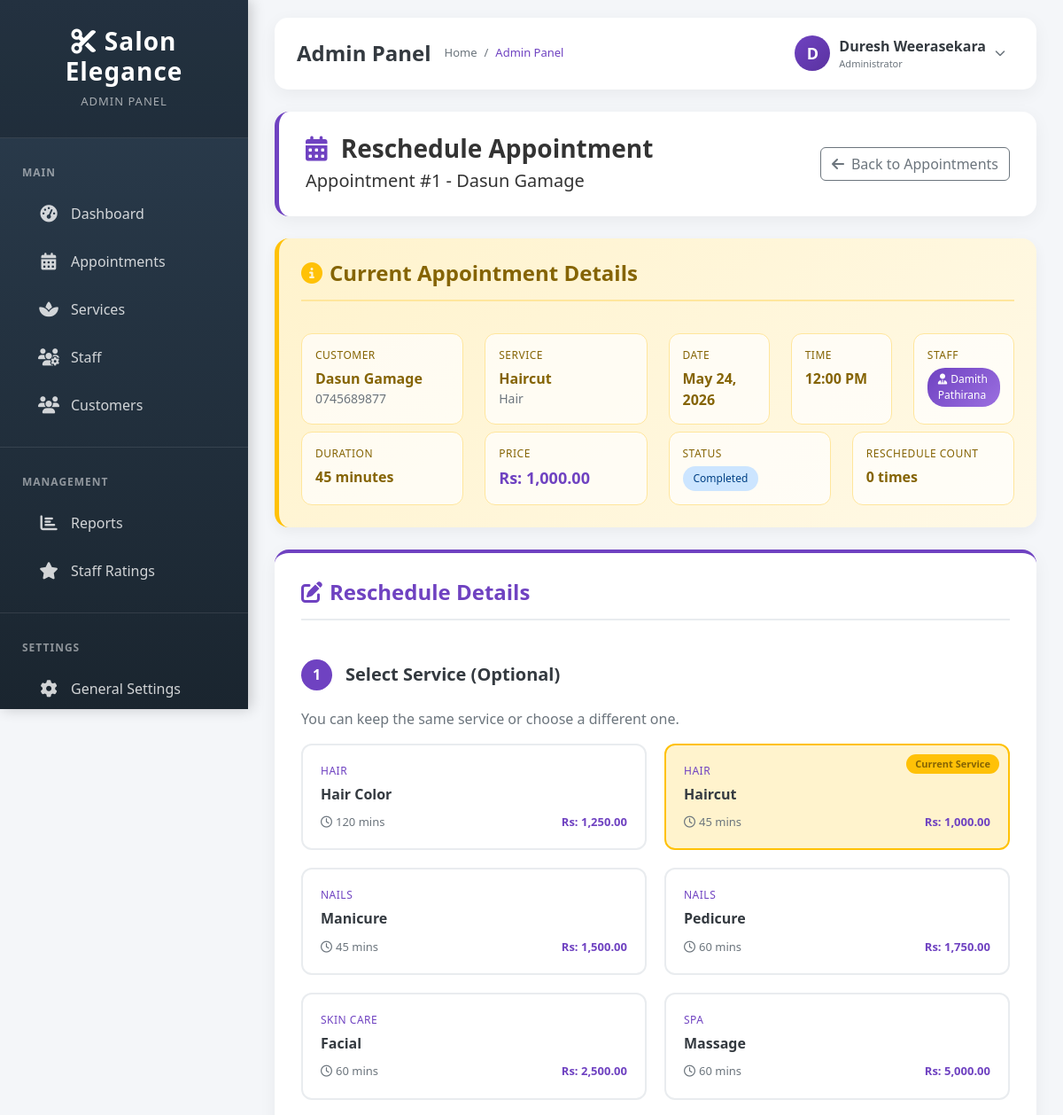
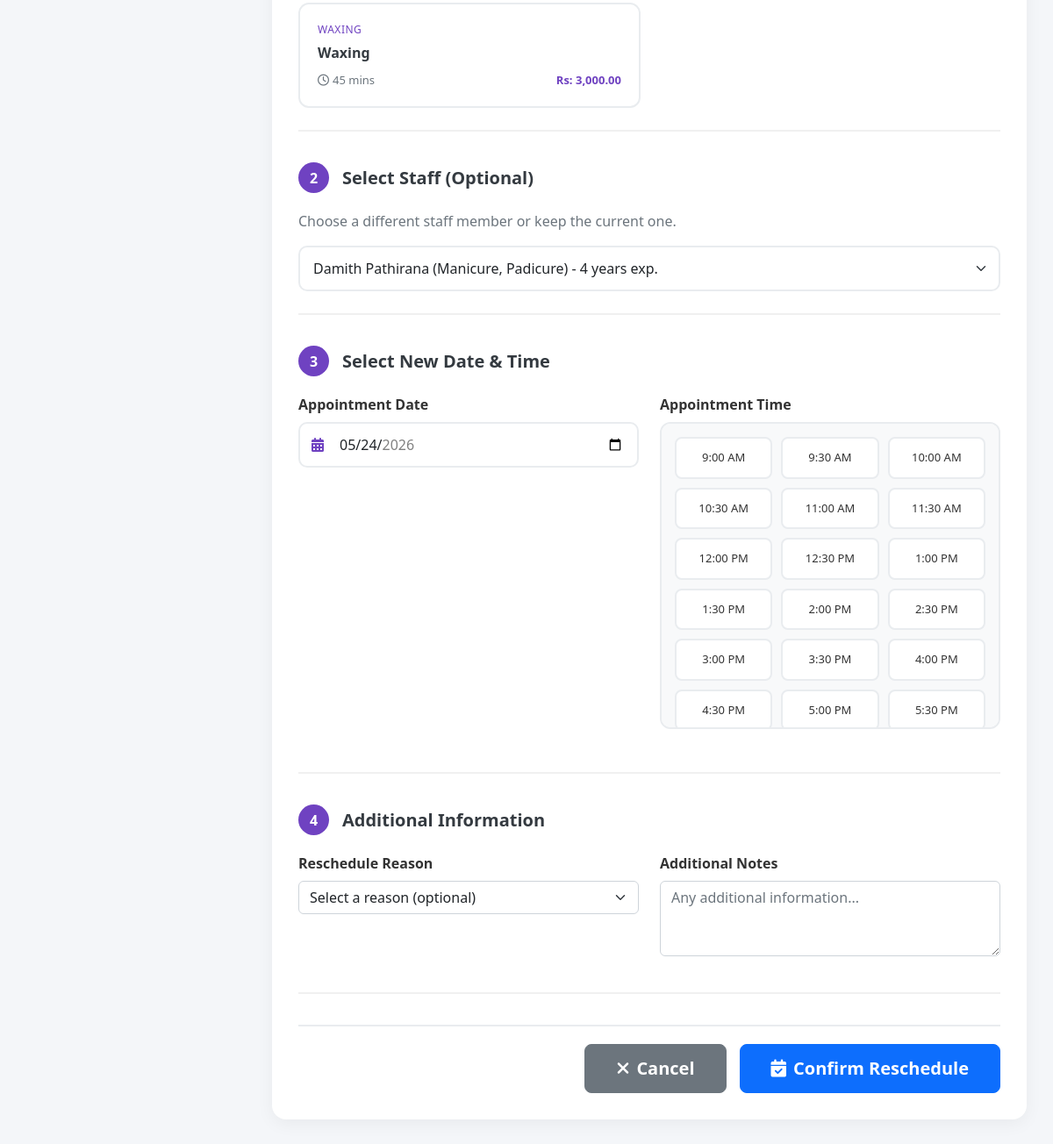
/pages/admin/reschedule-appointment.php?id=1 (signed in), run on the app's committed database (2 pictures, top to bottom).
### tables this page shows
CREATE TABLE `reg` (
  `regID` int(10) NOT NULL,
  `fName` varchar(25) NOT NULL,
  `lName` varchar(25) NOT NULL,
  `email` varchar(50) NOT NULL,
  `contactNo` varchar(10) NOT NULL,
  `password` varchar(64) NOT NULL,
  `password_changed` tinyint(1) DEFAULT 0,
  `regDate` timestamp NOT NULL DEFAULT current_timestamp() ON UPDATE current_timestamp(),
  `modifyDate` datetime NOT NULL,
  `role` varchar(20) NOT NULL,
  `cStatus` tinyint(1) NOT NULL
);

CREATE TABLE `appointments` (
  `id` int(11) NOT NULL,
  `user_id` int(11) DEFAULT NULL,
  `service_id` int(11) DEFAULT NULL,
  `staff_id` int(11) DEFAULT NULL,
  `appointment_date` date NOT NULL,
  `appointment_time` time NOT NULL,
  `status` enum('pending','confirmed','completed','cancelled') DEFAULT 'pending',
  `notes` text DEFAULT NULL,
  `created_at` timestamp NOT NULL DEFAULT current_timestamp(),
  `modified_at` timestamp NULL DEFAULT NULL ON UPDATE current_timestamp(),
  `reschedule_count` int(11) NOT NULL DEFAULT 0,
  `last_reschedule_at` timestamp NULL DEFAULT NULL
);

CREATE TABLE `services` (
  `id` int(11) NOT NULL,
  `name` varchar(100) NOT NULL,
  `description` text DEFAULT NULL,
  `price` decimal(10,2) NOT NULL,
  `duration` int(11) NOT NULL,
  `category` varchar(50) DEFAULT NULL,
  `status` enum('active','inactive') DEFAULT 'active'
);

### pages/admin/reschedule-appointment.php (the view, shortened to what the rows shown need)
<?php
$appointment_id = isset($_GET['id']) ? intval($_GET['id']) : 0;
try {
    $pdo = getPDOConnection();
    $admin_id = $_SESSION['user_id'];
    $admin_query = "SELECT * FROM reg WHERE regID = ? AND cStatus = 1 AND role = 'admin'";
    $admin_stmt = $pdo->prepare($admin_query);
    $admin_stmt->execute([$admin_id]);
    $admin = $admin_stmt->fetch();
    $appointment_query = "
        SELECT
            a.*,
            s.id as service_id,
            s.name as service_name,
            s.price as service_price,
            s.duration as service_duration,
            s.category as service_category,
            u.fName as customer_name,
            u.email as customer_email,
            u.contactNo as customer_phone,
            u.regID as user_id,
            st.id as staff_id,
            r.fName as staff_name,
            st.specialization as staff_specialization,
            st.experience_years as staff_experience
        FROM appointments a
        LEFT JOIN services s ON a.service_id = s.id
        LEFT JOIN reg u ON a.user_id = u.regID
        LEFT JOIN staff st ON a.staff_id = st.id
        LEFT JOIN reg r ON st.user_id = r.regID
        WHERE a.id = ?
    ";
    $appointment_stmt = $pdo->prepare($appointment_query);
    $appointment_stmt->execute([$appointment_id]);
    $appointment = $appointment_stmt->fetch();
    $services_query = "SELECT * FROM services WHERE status = 'active' ORDER BY category, name";
    $services_stmt = $pdo->query($services_query);
    $services = $services_stmt->fetchAll();
} catch (PDOException $e) {
    error_log('Reschedule page error: ' . $e->getMessage());
    $error = 'Unable to load appointment details';
}
include 'header/header-admin.php';
?>
<div class="dashboard-header">
    <div class="row align-items-center">
        <div class="col-md-8">
            <h1><i class="fas fa-calendar-alt me-2" style="color: #6f42c1;"></i> Reschedule Appointment</h1>
            <p class="lead mb-0">Appointment #<?php echo $appointment_id; ?> - <?php echo htmlspecialchars($appointment['customer_name']); ?></p>
        </div>
    </div>
</div>
<div class="current-appointment-card">
    <div class="row mt-3">
        <div class="col-md-3">
            <div class="detail-box">
                <span class="detail-label">Customer</span>
                <span class="detail-value"><?php echo htmlspecialchars($appointment['customer_name']); ?></span>
                <small class="text-muted d-block"><?php echo htmlspecialchars($appointment['customer_phone']); ?></small>
            </div>
        </div>
        <div class="col-md-3">
            <div class="detail-box">
                <span class="detail-label">Service</span>
                <span class="detail-value"><?php echo htmlspecialchars($appointment['service_name']); ?></span>
                <small class="text-muted d-block"><?php echo htmlspecialchars($appointment['service_category'] ?? 'General'); ?></small>
            </div>
        </div>
        <div class="col-md-2">
            <div class="detail-box">
                <span class="detail-label">Date</span>
                <span class="detail-value"><?php echo date('M d, Y', strtotime($appointment['appointment_date'])); ?></span>
            </div>
        </div>
        <div class="col-md-2">
            <div class="detail-box">
                <span class="detail-label">Time</span>
                <span class="detail-value"><?php echo date('g:i A', strtotime($appointment['appointment_time'])); ?></span>
            </div>
        </div>
        <div class="col-md-2">
            <div class="detail-box">
                <span class="detail-value">
                    <?php if (!empty($appointment['staff_name'])): ?>
                        <span class="staff-badge">
                            <i class="fas fa-user-tie me-1"></i><?php echo htmlspecialchars($appointment['staff_name']); ?>
                        </span>
                    <?php else: ?>
                        <span class="badge bg-secondary">Not Assigned</span>
                    <?php endif; ?>
                </span>
            </div>
        </div>
    </div>
    <div class="row mt-2">
        <div class="col-md-3">
            <div class="detail-box">
                <span class="detail-label">Duration</span>
                <span class="detail-value"><?php echo $appointment['service_duration']; ?> minutes</span>
            </div>
        </div>
        <div class="col-md-3">
            <div class="detail-box">
                <span class="detail-label">Price</span>
                <span class="detail-value price">Rs: <?php echo number_format($appointment['service_price'], 2); ?></span>
            </div>
        </div>
        <div class="col-md-3">
            <div class="detail-box">
                <span class="detail-value">
                    <span class="status-badge <?php echo $appointment['status']; ?>">
                        <?php echo ucfirst($appointment['status']); ?>
                    </span>
                </span>
            </div>
        </div>
        <div class="col-md-3">
            <div class="detail-box">
                <span class="detail-label">Reschedule Count</span>
                <span class="detail-value"><?php echo $appointment['reschedule_count'] ?? 0; ?> times</span>
            </div>
        </div>
    </div>
</div>
<div class="reschedule-form-card">
    <form method="POST" action="" id="rescheduleForm" class="mt-4">
        <div class="form-section">
            <div class="service-grid">
                <?php foreach ($services as $service): ?>
                <div class="service-card <?php echo ($service['id'] == $appointment['service_id']) ? 'current' : ''; ?>"
                     data-service-id="<?php echo $service['id']; ?>"
                     data-service-name="<?php echo htmlspecialchars($service['name']); ?>"
                     data-service-price="<?php echo $service['price']; ?>"
                     data-service-duration="<?php echo $service['duration']; ?>">
                    <?php if ($service['id'] == $appointment['service_id']): ?>
                    <span class="current-badge">Current Service</span>
                    <?php endif; ?>
                    <div class="service-category"><?php echo htmlspecialchars($service['category'] ?? 'General'); ?></div>
                    <h6><?php echo htmlspecialchars($service['name']); ?></h6>
                    <div class="service-meta">
                        <span><i class="far fa-clock me-1"></i><?php echo $service['duration']; ?> mins</span>
                        <span class="service-price">Rs: <?php echo number_format($service['price'], 2); ?></span>
                    </div>
                </div>
                <?php endforeach; ?>
            </div>
        </div>
        <div class="form-section">
            <div class="row">
                <div class="col-md-6 mb-4">
                    <div class="date-picker-wrapper">
                        <i class="fas fa-calendar-alt input-icon"></i>
                        <input type="date" class="form-control form-control-lg" name="appointment_date" id="appointmentDate"
                               min="<?php echo date('Y-m-d'); ?>"
                               max="<?php echo date('Y-m-d', strtotime('+60 days')); ?>"
                               value="<?php echo $appointment['appointment_date']; ?>">
                    </div>
                </div>
            </div>
        </div>
    </form>
</div>

### pages/admin/header/header-admin.php (shortened to what the rows shown need)
<!DOCTYPE html>
<html lang="en">
<head>
    <link href="../../css/bootstrap.min.css" rel="stylesheet">
    <link rel="stylesheet" href="https://cdnjs.cloudflare.com/ajax/libs/font-awesome/6.4.0/css/all.min.css">
    <link rel="stylesheet" href="../../css/sweetalert2.min.css">
</head>
<body>
<?php
$admin_name = 'Admin';
$admin_initial = 'A';
if (isset($admin) && is_array($admin) && isset($admin['fName'])) {
    $admin_name = htmlspecialchars($admin['fName']);
    $admin_initial = strtoupper(substr($admin['fName'], 0, 1));
} elseif (isset($admin) && is_object($admin) && isset($admin->fName)) {
    $admin_name = htmlspecialchars($admin->fName);
    $admin_initial = strtoupper(substr($admin->fName, 0, 1));
}
?>
    <div class="main-content" id="mainContent">
        <div class="top-navbar">
            <div class="top-nav-actions">
                <div class="admin-profile-dropdown" onclick="toggleAdminMenu()">
                    <div class="avatar-placeholder">
                        <?php echo $admin_initial; ?>
                    </div>
                    <div class="admin-name">
                        <?php echo $admin_name; ?>
                        <small>Administrator</small>
                    </div>
                    <i class="fas fa-chevron-down" style="font-size: 12px; color: var(--text-light);"></i>
                </div>
            </div>
        </div>

### data on the page
reg: fName "D", fName "Duresh Weerasekara"
appointments: user.fName "Dasun Gamage", user.contactNo "0745689877", service.name "Haircut", service.category "Hair", appointment_date "May 24, 2026", appointment_time "12:00 PM", reg.fName "Damith Pathirana", service.duration "45", service.price "1,000.00", status "Completed", reschedule_count "0", appointment_date "05/24/2026"
services: category "HAIR", name "Hair Color", duration "120", price "1,250.00"
services: shows "Current Service", category "HAIR", name "Haircut", duration "45", price "1,000.00"
services: category "NAILS", name "Manicure", duration "45", price "1,500.00"
services: category "NAILS", name "Pedicure", duration "60", price "1,750.00"
services: category "SKIN CARE", name "Facial", duration "60", price "2,500.00"
services: category "SPA", name "Massage", duration "60", price "5,000.00"
services: category "WAXING", name "Waxing", duration "45", price "3,000.00"

### other printed values
$site_name "Salon Elegance"
$page_title "Admin Panel"
$appointment_id "1"
date('g:i A', strtotime($time)) "9:00 AM"
date('g:i A', strtotime($time)) "9:30 AM"
date('g:i A', strtotime($time)) "10:00 AM"
date('g:i A', strtotime($time)) "10:30 AM"
date('g:i A', strtotime($time)) "11:00 AM"
date('g:i A', strtotime($time)) "11:30 AM"
date('g:i A', strtotime($time)) "12:00 PM"
date('g:i A', strtotime($time)) "12:30 PM"
date('g:i A', strtotime($time)) "1:00 PM"
date('g:i A', strtotime($time)) "1:30 PM"
date('g:i A', strtotime($time)) "2:00 PM"
date('g:i A', strtotime($time)) "2:30 PM"
